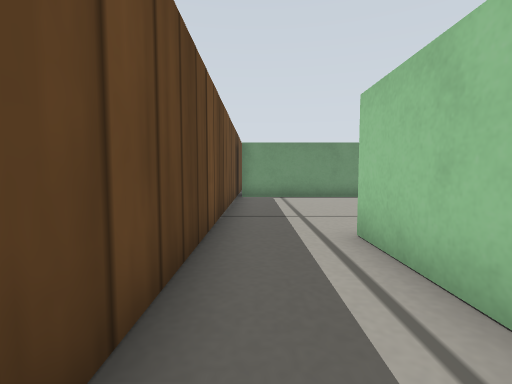
View 1 (above)

21 first-person views from a walk through a world built for the Gazebo simulator. The camera is 0.19 m above the floor, tilts 4° down and sees 85° across. The floor is counted in squares, 0.2 m on a side. Each view is taken from the middle of a square. On the plan, view 1 faces up. The plan holds only what a view shows up to about 11 squares ahead; the rest is blank. The robots in the file are not drawn. Simple patterns stand in for the simulator's built-in surfaces.

View 2
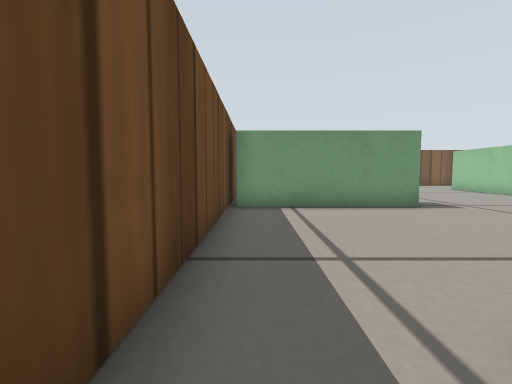

View 3
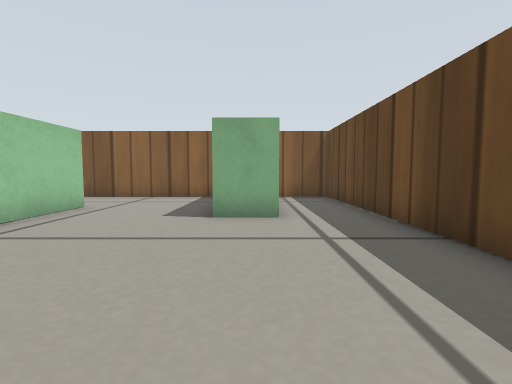

View 4
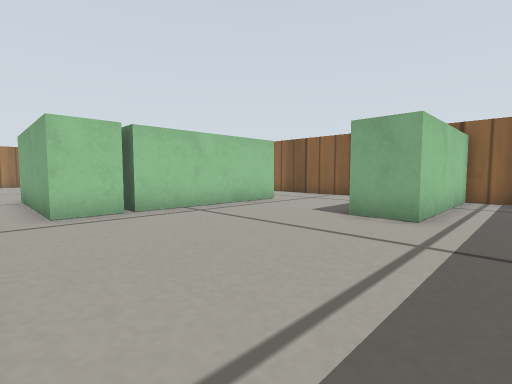

View 5
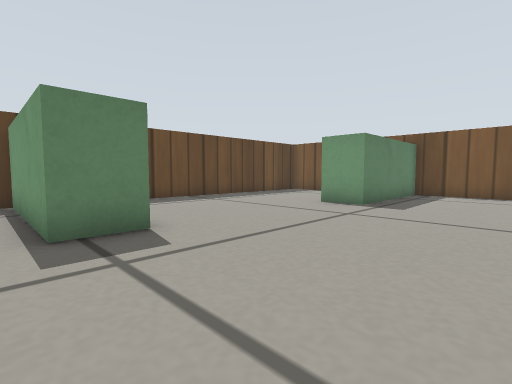

View 6
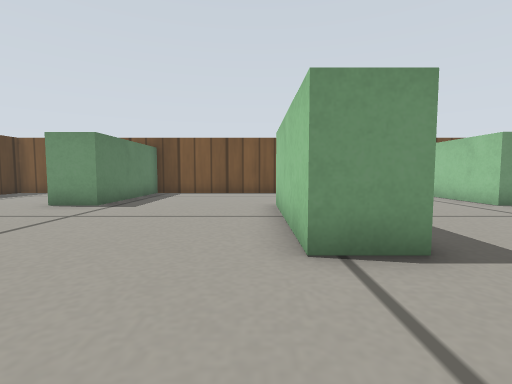

View 7
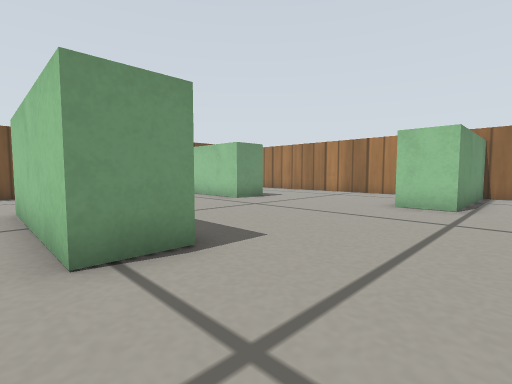

View 8
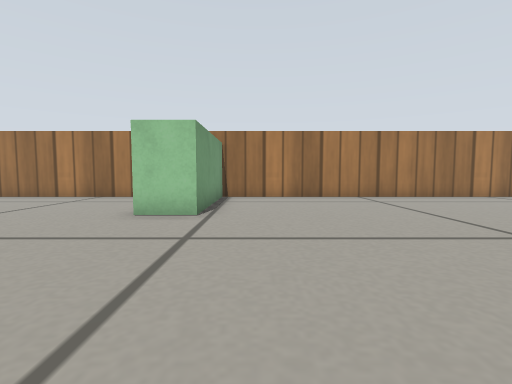

View 9
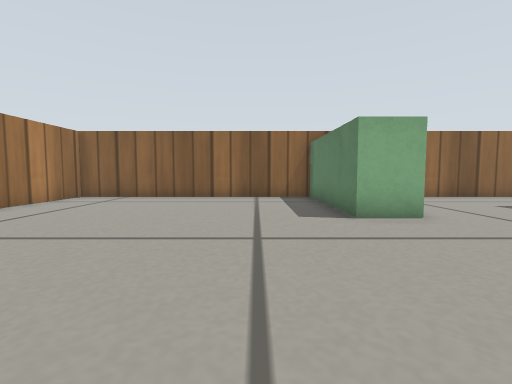

View 10
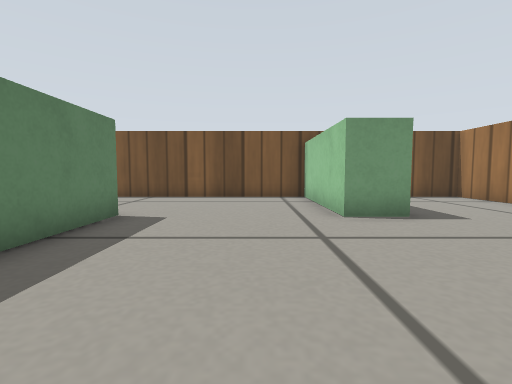

View 11
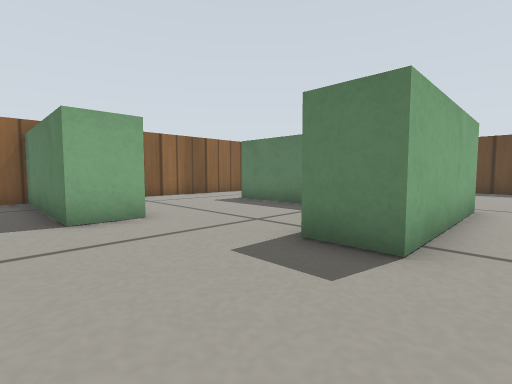

View 12
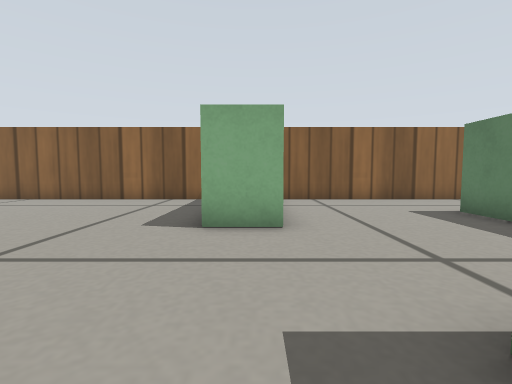

View 13
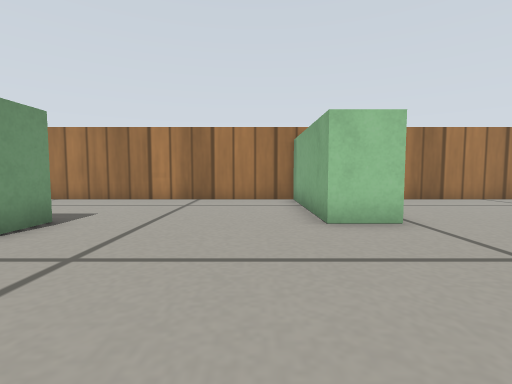

View 14
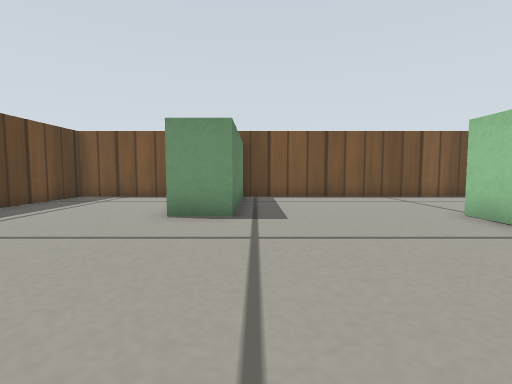

View 15
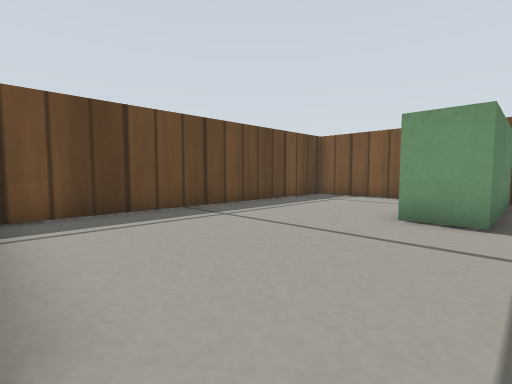

View 16
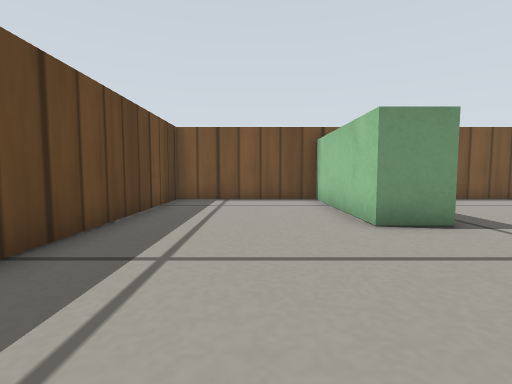

View 17
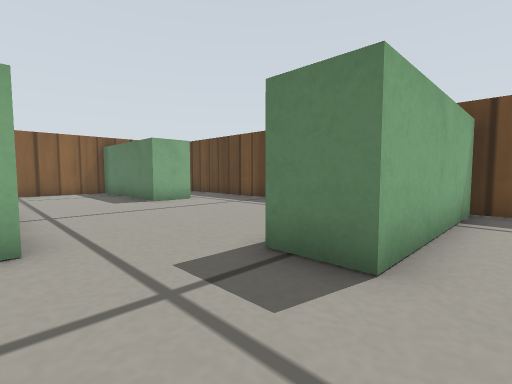

View 18
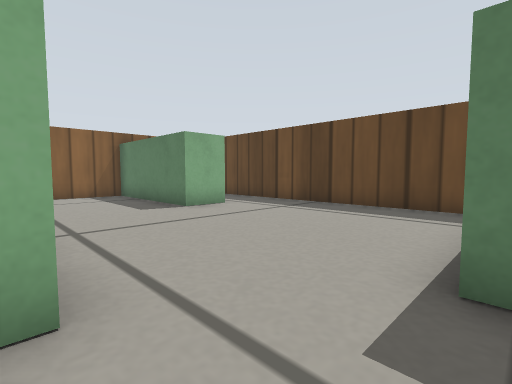

View 19
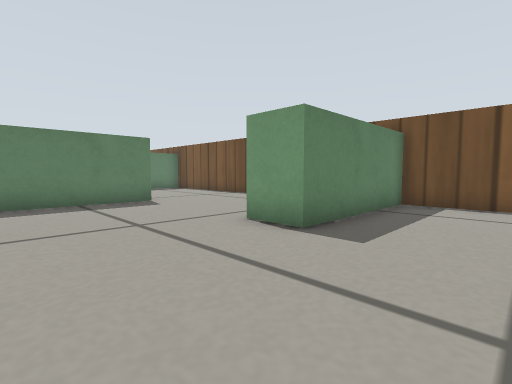

View 20
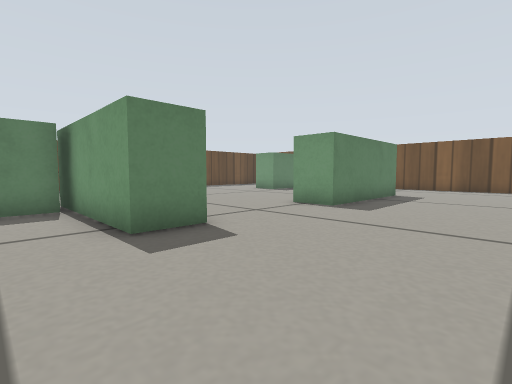

View 21
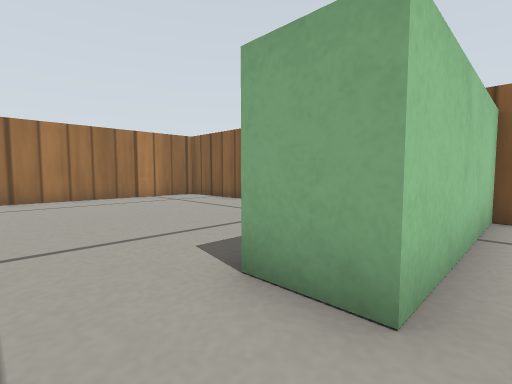

### Floor plan
Ten units are one square. View 1 is at (0, 0); x grows to the right and y downward. Boxes are objects, and circles mark ways between rooms. Rooms are numbered by the first view taken in them; rooms with no view inside come last. Other rooms are left out.
<svg viewBox="-12 -233 244 245">
<path fill="none" stroke="#000" d="M35 -106 -6 -106M-7 -116 -7 7 15 7 15 -43 29 -43M117 -90 117 -76 67 -76 67 -90 117 -90M81 -74 81 -22M120 -181 120 -131 106 -131 106 -181M35 -120 45 -120 45 -106 35 -106M67 -23 67 -74M29 -43 29 7 125 7 125 -43 139 -43 139 7 227 7 227 -113 181 -113 181 -127 227 -127 227 -228 183 -228 183 -179 169 -179 169 -228 55 -228 55 -179 41 -179M41 -179 41 -228 -7 -228 -7 -116M-6 -120 35 -120"/>
<circle cx="25" cy="-75" r="3" fill="#2a7"/>
<circle cx="40" cy="-150" r="3" fill="#2a7"/>
<text x="10" y="-60">1</text>
<text x="130" y="-110">2</text>
<text x="10" y="-180">3</text>
</svg>
Room 1 opens to room 2. Room 2 opens to room 3.

Where each view was taken, in squares from view 1:
view 1: 0 up, 0 right, facing up
view 2: 3 up, 0 right, facing up
view 3: 10 up, 2 right, facing down
view 4: 10 up, 0 right, facing down-right
view 5: 10 up, 9 right, facing up-left
view 6: 10 up, 10 right, facing up
view 7: 10 up, 10 right, facing up-right
view 8: 10 up, 12 right, facing right
view 9: 10 up, 16 right, facing down
view 10: 12 up, 15 right, facing up
view 11: 10 up, 15 right, facing down-left
view 12: 9 up, 13 right, facing down
view 13: 14 up, 13 right, facing right
view 14: 12 up, 6 right, facing up
view 15: 12 up, 6 right, facing up-left
view 16: 13 up, 2 right, facing up
view 17: 13 up, 7 right, facing down-left
view 18: 11 up, 7 right, facing down-left
view 19: 14 up, 21 right, facing up-left
view 20: 6 up, 16 right, facing up-left
view 21: 6 up, 12 right, facing down-right
